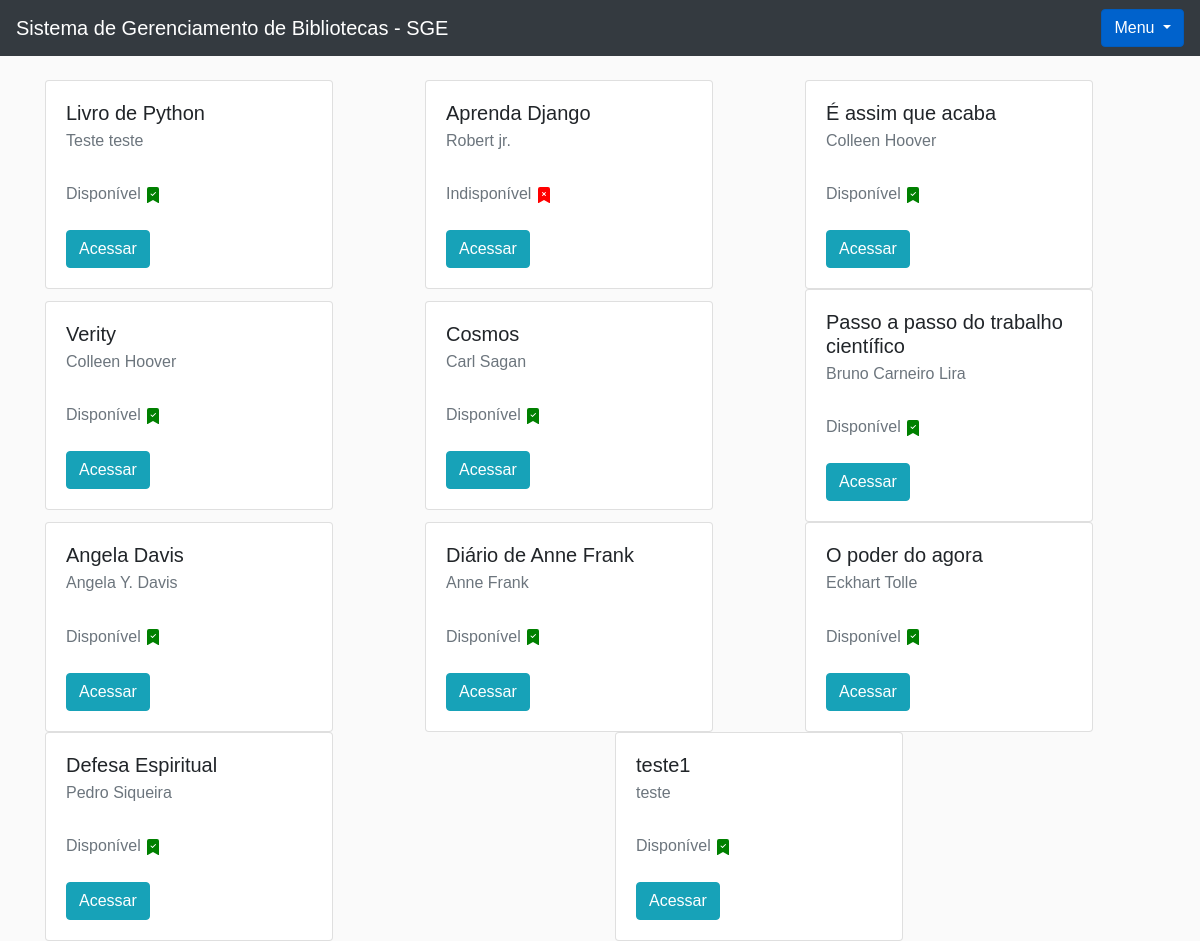
Page /livro/home/ (signed in) on the earlier database version.
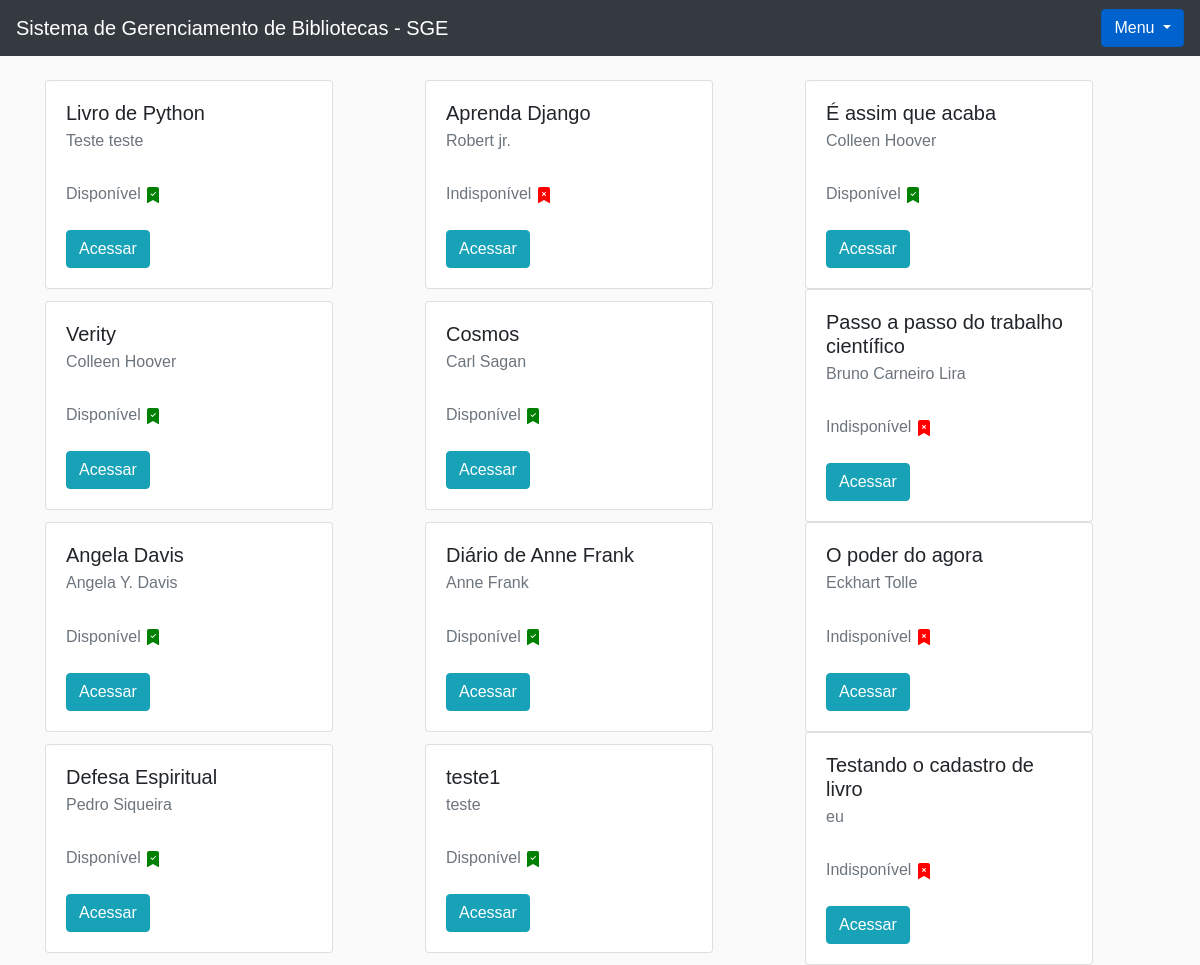
Same page on the later database version.
### livro/models.py (models this page shows, shortened)
class Livros(models.Model):
    nome = models.CharField(max_length = 100)
    autor = models.CharField(max_length = 30)
    co_autor = models.CharField(max_length = 30, blank=True)
    data_cadastro = models.DateField(default=date.today())
    i = (
        ("PT-BR", "Portugues-BR"),
        ("EN-US", "Ingles (Estados Unidos)"),
        ("FR", "Frances"),
        ("ES", "Espanhol"),
    )
    idioma = models.CharField(max_length=30, choices=i, default="PT=BR")
    descricao = models.TextField(blank=True, null=True)
    emprestado = models.BooleanField(default=False)
    categoria = models.ForeignKey(Categoria, on_delete=models.DO_NOTHING)
    usuario = models.ForeignKey(Usuario, on_delete=models.DO_NOTHING, blank=True, null=True)
    class Meta:
        verbose_name = 'Livro'

### livro/views.py (the view)
# urls.py: path('home/', views.home, name='home'),
def home(request):
    if request.session.get('usuario'):
        livros = Livros.objects.all()
        form = CadastroLivro()
        usuarios = Usuario.objects.all()
        status = request.GET.get('status')
        usuario = Usuario.objects.get(id = request.session['usuario'])
        livros_disponiveis = Livros.objects.filter(emprestado = False)
        livros_emprestados = Livros.objects.filter(emprestado = True)
        total_livros = livros.count()
        return render(request, 'home.html', {'livros': livros,
                                             'usuario_logado': request.session.get('usuario'),
                                             'form': form,
                                             'usuarios': usuarios,
                                             'status': status,
                                             'usuario': usuario,
                                             'livros_disponiveis': livros_disponiveis,
                                             'livros_emprestados': livros_emprestados,
                                             'total_livros': total_livros})
    else:
        return redirect('/auth/login/?status=2')

### livro/models.py (called while the page is built)
    def __str__(self):
        return self.nome

### usuarios/models.py (called while the page is built)
    def __str__(self) -> str:
        return self.nome

### livro/templates/home.html (shortened to what this page needs)
{% extends 'base.html' %}
{% block 'conteudo' %}
<div class="container">
    <br>
    <div class="row">
        {% for livro in livros %}
            <div class="col-md">
                <div class="card" style="width: 18rem;">
                    <div class="card-body">
                        <h5 class="card-title">{{livro.nome}}</h5>
                        <h6 class="card-subtitle mb-2 text-muted">{{livro.autor}}</h6>
                        <br>
                        {% if livro.emprestado %}
                            <h6 style="display: inline;" class="card-subtitle mb-2 text-muted">Indisponível</h6>
                        {% else %}
                            <h6 style="display: inline;" class="card-subtitle mb-2 text-muted">Disponível</h6>
                        {% endif %}
                        <br>
                        <br>
                        <a href="{% url 'ver_livros' livro.id %}" class="btn btn-info">Acessar</a>
                    </div>
                </div>
            </div>
        {% endfor %}
    </div>
</div>
{% endblock %}

### templates/base.html (shortened to what this page needs)
<!doctype html>
<html lang="pt-BR">
<head>
    <link rel="stylesheet" href="https://cdn.jsdelivr.net/npm/bootstrap@4.5.3/dist/css/bootstrap.min.css">
</head>
<body>
    <nav class="navbar navbar-dark bg-dark">
        <a class="navbar-brand" href="{% url 'home' %}">Sistema de Gerenciamento de Bibliotecas - SGE</a>
        {% if usuario_logado %}
        <div class="dropdown show">
            <a class="btn btn-primary dropdown-toggle" href="#" role="button" id="dropdownMenuLink" data-toggle="dropdown" aria-haspopup="true" aria-expanded="false">
                Menu
            </a>
        </div>
        {% endif %}
    </nav>
    {% block 'conteudo' %} {% endblock %}
</body>
</html>

### livro/templates/home.html (style rules this page uses)
body { font-family: "Poppins", sans-serif; background-color: #fafafa; }
.row { display: flex; justify-content: center; align-items: center; }

Differences in the rows shown:
changed Livros "Passo a passo do trabalho científico": emprestado "Disponível" → "Indisponível"
changed Livros "O poder do agora": emprestado "Disponível" → "Indisponível"
added Livros: nome "Testando o cadastro de livro", autor "eu", emprestado "Indisponível"
